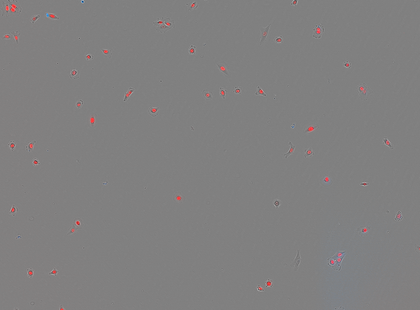
%> input picture TimeSeries_Coregistration/Example_Input_Data/Images/A1/VID297_A1_1_00d00h00m.tif, 420 x 310 px, shrunk from 1408 x 1040 before the run; its folder holds 3 pictures in this run
$ octave main_Serial_Time_Series_Coregistration.m   (GNU Octave 9; MATLAB toolbox functions it lacks are replaced by stand-ins)
%> lines starting %> are read from the running program, lines starting %| are printed output that depends on the picture
### TimeSeries_Coregistration/dftregistration.m


function [output, Co_reg_Image, Co_reg_Mask] = dftregistration(Fixed_I,Moving_I,Moving_M,usfac)
% function [output Greg] = dftregistration(buf1ft,buf2ft,usfac);
% Efficient subpixel image registration by crosscorrelation. This code
% gives the same precision as the FFT upsampled cross correlation in a
% small fraction of the computation time and with reduced memory
% requirements. It obtains an initial estimate of the crosscorrelation peak
% by an FFT and then refines the shift estimation by upsampling the DFT
% only in a small neighborhood of that estimate by means of a
% matrix-multiply DFT. With this procedure all the image points are used to
% compute the upsampled crosscorrelation.
% Manuel Guizar - Dec 13, 2007
%
% Rewrote all code not authored by either Manuel Guizar or Jim Fienup
% Manuel Guizar - May 13, 2016
%
% Citation for this algorithm:
% Manuel Guizar-Sicairos, Samuel T. Thurman, and James R. Fienup,
% "Efficient subpixel image registration algorithms," Opt. Lett. 33,
% 156-158 (2008).
%
% Inputs
% buf1ft    Fourier transform of reference image,
%           DC in (1,1)   [DO NOT FFTSHIFT]
% buf2ft    Fourier transform of image to register,
%           DC in (1,1) [DO NOT FFTSHIFT]
% usfac     Upsampling factor (integer). Images will be registered to
%           within 1/usfac of a pixel. For example usfac = 20 means the
%           images will be registered within 1/20 of a pixel. (default = 1)
%
% Outputs
% output =  [error,diffphase,net_row_shift,net_col_shift]
% error     Translation invariant normalized RMS error between f and g
% diffphase     Global phase difference between the two images (should be
%               zero if images are non-negative).
% net_row_shift net_col_shift   Pixel shifts between images
% Greg      (Optional) Fourier transform of registered version of buf2ft,
%           the global phase difference is compensated for.
%
%
% Copyright (c) 2016, Manuel Guizar Sicairos, James R. Fienup, University of Rochester
% All rights reserved.
%
% Redistribution and use in source and binary forms, with or without
% modification, are permitted provided that the following conditions are
% met:
%
%     * Redistributions of source code must retain the above copyright
%       notice, this list of conditions and the following disclaimer.
%     * Redistributions in binary form must reproduce the above copyright
%       notice, this list of conditions and the following disclaimer in
%       the documentation and/or other materials provided with the distribution
%     * Neither the name of the University of Rochester nor the names
%       of its contributors may be used to endorse or promote products derived
%       from this software without specific prior written permission.
%
% THIS SOFTWARE IS PROVIDED BY THE COPYRIGHT HOLDERS AND CONTRIBUTORS "AS IS"
% AND ANY EXPRESS OR IMPLIED WARRANTIES, INCLUDING, BUT NOT LIMITED TO, THE
% IMPLIED WARRANTIES OF MERCHANTABILITY AND FITNESS FOR A PARTICULAR PURPOSE
% ARE DISCLAIMED. IN NO EVENT SHALL THE COPYRIGHT OWNER OR CONTRIBUTORS BE
% LIABLE FOR ANY DIRECT, INDIRECT, INCIDENTAL, SPECIAL, EXEMPLARY, OR
% CONSEQUENTIAL DAMAGES (INCLUDING, BUT NOT LIMITED TO, PROCUREMENT OF
% SUBSTITUTE GOODS OR SERVICES; LOSS OF USE, DATA, OR PROFITS; OR BUSINESS
% INTERRUPTION) HOWEVER CAUSED AND ON ANY THEORY OF LIABILITY, WHETHER IN
% CONTRACT, STRICT LIABILITY, OR TORT (INCLUDING NEGLIGENCE OR OTHERWISE)
% ARISING IN ANY WAY OUT OF THE USE OF THIS SOFTWARE, EVEN IF ADVISED OF THE
% POSSIBILITY OF SUCH DAMAGE.

if ~exist('usfac','var')
    usfac = 1;
end


% convert to gray level image
if(size(Fixed_I,3)>1)
    Fixed_Image=rgb2gray(Fixed_I);
else
    Fixed_Image=Fixed_I;
end

if(size(Moving_I,3)>1)
    Moving_Image=rgb2gray(Moving_I);
else
    Moving_Image=Moving_I;
end

Fixed=fft2(Fixed_Image);
Moving=fft2(Moving_Image);

[nr,nc]=size(Moving);
Nr = ifftshift(-fix(nr/2):ceil(nr/2)-1);
Nc = ifftshift(-fix(nc/2):ceil(nc/2)-1);

if usfac == 0
    % Simple computation of error and phase difference without registration
    CCmax = sum(Fixed(:).*conj(Moving(:)));
    row_shift = 0;
    col_shift = 0;
elseif usfac == 1
    % Single pixel registration
    CC = ifft2(Fixed.*conj(Moving));
    CCabs = abs(CC);
    [row_shift, col_shift] = find(CCabs == max(CCabs(:)));
    CCmax = CC(row_shift,col_shift)*nr*nc;
    % Now change shifts so that they represent relative shifts and not indices
    row_shift = Nr(row_shift);
    col_shift = Nc(col_shift);
elseif usfac > 1
    % Start with usfac == 2
    CC = ifft2(FTpad(Fixed.*conj(Moving),[2*nr,2*nc]));
    CCabs = abs(CC);
    [row_shift, col_shift] = find(CCabs == max(CCabs(:)),1,'first');
    CCmax = CC(row_shift,col_shift)*nr*nc;
    % Now change shifts so that they represent relative shifts and not indices
    Nr2 = ifftshift(-fix(nr):ceil(nr)-1);
    Nc2 = ifftshift(-fix(nc):ceil(nc)-1);
    row_shift = Nr2(row_shift)/2;
    col_shift = Nc2(col_shift)/2;
    % If upsampling > 2, then refine estimate with matrix multiply DFT
    if usfac > 2,
        %%% DFT computation %%%
        % Initial shift estimate in upsampled grid
        row_shift = round(row_shift*usfac)/usfac;
        col_shift = round(col_shift*usfac)/usfac;
        dftshift = fix(ceil(usfac*1.5)/2); %% Center of output array at dftshift+1
        % Matrix multiply DFT around the current shift estimate
        CC = conj(dftups(Moving.*conj(Fixed),ceil(usfac*1.5),ceil(usfac*1.5),usfac,...
            dftshift-row_shift*usfac,dftshift-col_shift*usfac));
        % Locate maximum and map back to original pixel grid
        CCabs = abs(CC);
        [rloc, cloc] = find(CCabs == max(CCabs(:)),1,'first');
        CCmax = CC(rloc,cloc);
        rloc = rloc - dftshift - 1;
        cloc = cloc - dftshift - 1;
        row_shift = row_shift + rloc/usfac;
        col_shift = col_shift + cloc/usfac;
    end

    % If its only one row or column the shift along that dimension has no
    % effect. Set to zero.
    if nr == 1,
        row_shift = 0;
    end
    if nc == 1,
        col_shift = 0;
    end

end

rg00 = sum(abs(Fixed(:)).^2);
rf00 = sum(abs(Moving(:)).^2);
error = 1.0 - abs(CCmax).^2/(rg00*rf00);
error = sqrt(abs(error));
diffphase = angle(CCmax);

output=[error,diffphase,row_shift,col_shift];

% Compute registered version of buf2ft


Co_reg_Image=zeros(size(Fixed_I),'uint8');
if (nargout > 1)&&(usfac > 0)
    [Nc,Nr] = meshgrid(Nc,Nr);

    for i=1:size(Moving_I,3)
        I=fft2(Moving_I(:,:,i));
        I = I.*exp(1i*2*pi*(-row_shift*Nr/nr-col_shift*Nc/nc));
        I=I*exp(1i*diffphase);
        I=uint8(abs(ifft2(I)));
        Co_reg_Image(:,:,i) = I;
    end

    Mask=fft2(Moving_M);
    Mask = Mask.*exp(1i*2*pi*(-row_shift*Nr/nr-col_shift*Nc/nc));
    Mask=Mask*exp(1i*diffphase);
    Mask=uint8(abs(ifft2(Mask)));
    Co_reg_Mask = Mask;

elseif (nargout > 1)&&(usfac == 0)

    for i=1:size(Moving_I,3)
        I=fft2(Moving_I(:,:,i));
        I=I*exp(1i*diffphase);
        I=uint8(abs(ifft2(I)));
        Co_reg_Image(:,:,i) = I;
    end


    Mask=fft2(Moving_M);
    Mask=Mask*exp(1i*diffphase);
    Mask=uint8(abs(ifft2(Mask)));
    Co_reg_Mask = Mask;
end

return

% [73 lines left out: functions dftups, FTpad, not called in this run]

### TimeSeries_Coregistration/CoRegister_Images.m
function [co_registered_Image,co_registered_Mask] = CoRegister_Images(moving_I,moving_Mask,fixed,Reg_Type,Fillin_Value,GrowthFactor,Iter_No)

% convert to gray level image
if(size(fixed,3)>1)
    Fixed_Image=rgb2gray(fixed);
else
    Fixed_Image=fixed;
end

if(size(moving_I,3)>1)
    Moving_Image=rgb2gray(moving_I);
else
    Moving_Image=moving_I;
end


[TM] = CoRegister(Moving_Image,Fixed_Image,Reg_Type,GrowthFactor,Iter_No);

% apply co-registration matrix to moving image
co_registered_Image=zeros(size(Fixed_Image,1),size(Fixed_Image,2),size(moving_I,3),class(moving_I));
for i=1:size(moving_I,3)
    co_registered_Image(:,:,i) = imwarp((moving_I(:,:,i)),TM,'OutputView',imref2d(size((Fixed_Image))),'FillValues',Fillin_Value);
end

% apply co-registration matrix to moving mask
co_registered_Mask = imwarp((moving_Mask),TM,"nearest" ,'OutputView',imref2d(size((Fixed_Image))),'FillValues',Fillin_Value);

end

### TimeSeries_Coregistration/ListDir.m
%returns either a list of subfolder names in the given folder, or
% a list of file names in the given folder
% If the file extention is given, then only files with that extension will
% be listed, otherwise all files will be listed.
function [List] = ListDir(FolderPath,ListType, extension)
%read the folders contents
if(strcmp(ListType, 'FOLDER'))
    try
        CohortsDir = dir(char(FolderPath));
    catch
        List =[];
        fprintf('Cannot read folder %s.\n',char(FolderPath));
        return
    end
    isub = [CohortsDir(:).isdir];
    List = {CohortsDir(isub).name}';
    List(ismember(List,{'.','..'})) = [];
elseif (strcmpi(ListType , 'FILE'))
    if nargin ==2
        extension='*';
    end
    filetype= strcat('*.',extension);
    FolderPath = fullfile(FolderPath,filetype);
    try
        CohortsDir = dir(char(FolderPath));
    catch
        List =[];
        fprintf('Cannot read folder %s.\n',char(FolderPath));

        return
    end
    isub = ~[CohortsDir(:).isdir];
    List = {CohortsDir(isub).name}';
end
end

### TimeSeries_Coregistration/main_Serial_Time_Series_Coregistration.m
%%%%%%%%%%%%%%%%%%%%%%%%%%%%%%%%%%%%%%%%%%%%%%%%%%%%%%%%%%%%%%%%%%%%%%%%%%%%%%
%       This code will co-register images in time searies sequentially       %
%%%%%%%%%%%%%%%%%%%%%%%%%%%%%%%%%%%%%%%%%%%%%%%%%%%%%%%%%%%%%%%%%%%%%%%%%%%%%%
% There are 2 co-registration methos: crosscorrelation and intensity
% based registration
%
% The code take series images and their segmentation masks as input
% The image and masks must be organized in specific structure (see the
% example input data)
%
% Image and mask names should be the same
% the naming of files should indicate time stamp in order to sort them sequentially
%
%%%%%%%%%%%%%%%%%%%%%%%%%%%%%%%%%%%%%%%%%%%%%%%%%%%%%%%%%%%%%%%%%%%%%%%%%%%%%%

clc;
clear;

% path to the time series images
Timeseries_path='Example_Input_Data\Images';

% path to the time series masks
Masks_path='Example_Input_Data\Masks';

% path to the save location
save_path='Co_registered_images';

% list all time series
[Timeseries_list] = ListDir(Timeseries_path,'FOLDER');
for s=1:size(Timeseries_list,1)

    fprintf('%d : %s\n',s,Timeseries_list{s,1});

    % set pathes
    Co_registered_imagse_Save_Path=fullfile(save_path,'Reg_Images',Timeseries_list{s,1});
    Co_registered_Masks_Save_Path=fullfile(save_path,'Reg_Masks',Timeseries_list{s,1});

    if ~exist(Co_registered_imagse_Save_Path, 'dir'), mkdir (Co_registered_imagse_Save_Path); end
    if ~exist(Co_registered_Masks_Save_Path, 'dir'), mkdir (Co_registered_Masks_Save_Path); end


    % list images within the series and masks
    I_Path=fullfile(Timeseries_path,Timeseries_list{s,1});
    M_Path=fullfile(Masks_path,Timeseries_list{s,1});
    [Images] = ListDir(I_Path,'FILE','tif');
    Images = sort(Images);

    % Read first image and first mask (time 1)
    Fixed_Image_Path=fullfile(I_Path,Images{1,1});
    Fixed_Mask_Path=fullfile(M_Path,Images{1,1});
    Fixed_I=imread(Fixed_Image_Path);
%> Fixed_I is the input picture: size 310x420x3 uint8; mean R, G, B 128.8, 127.9, 128
    Fixed_M=imread(Fixed_Mask_Path);

    % save fixed
    SaveName=fullfile(Co_registered_imagse_Save_Path,Images{1,1});
    imwrite(Fixed_I, SaveName);

    SaveName=fullfile(Co_registered_Masks_Save_Path,Images{1,1});
    imwrite(uint8((Fixed_M)),SaveName);

    % start co-registering following images. Strat from the second
    for i=2:size(Images,1)

        % set pathes to the following image and mask
        [~,FileName,~]=fileparts(Images{i,1});
        MImage_Path=fullfile(I_Path,Images{i,1});
        Mask_Path=fullfile(M_Path,Images{i,1});

        %read the follow image and mask
        [MOVING_I,cmap_I]=imread(MImage_Path);
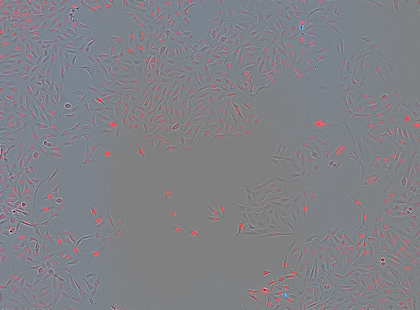
%> input picture TimeSeries_Coregistration/Example_Input_Data/Images/A1/VID297_A1_1_02d12h00m.tif, 420 x 310 px, shrunk from 1408 x 1040 before the run
%> MOVING_I is the input picture: size 310x420x3 uint8; mean R, G, B 128.9, 129.1, 134.7
%> cmap_I = []
        [MOVING_M,cmap_M]=imread(Mask_Path);
%> cmap_M = []


        %------------------------------------------------
        %subpixel image registration by crosscorrelation
        %------------------------------------------------
        usfac = 0; % subpixel parameter (see dftregistration.m file)
        [~, MOVING_I,MOVING_M] = dftregistration(Fixed_I,MOVING_I,MOVING_M,usfac);
%> in dftregistration, `rg00 = sum(abs(Fixed(:)).^2);`: rg00 = 2.78e+14
%> in dftregistration, `rf00 = sum(abs(Moving(:)).^2);`: rf00 = 2.86e+14
%> in dftregistration, `error = 1.0 - abs(CCmax).^2/(rg00*rf00);`: error = 0.0026
%> in dftregistration, `error = sqrt(abs(error));`: error = 0.051
%> in dftregistration, `diffphase = angle(CCmax);`: diffphase = 1.27e-21
%> in dftregistration, `output=[error,diffphase,row_shift,col_shift];`: output = [0.051 1.27e-21 0 0]
%> the loop in dftregistration, `for i=1:size(Moving_I,3)` made 3 passes
%> pass 1, in dftregistration, `I=uint8(abs(ifft2(I)));`:
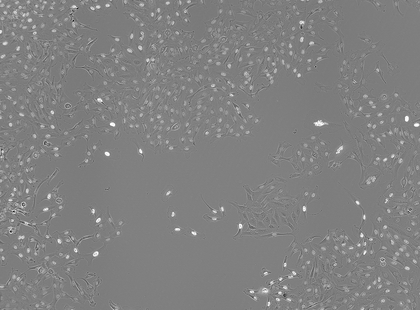
%> I: size 310x420 uint8; min 18, max 255, mean 128.9
%> pass 2, in dftregistration, `I=uint8(abs(ifft2(I)));`:
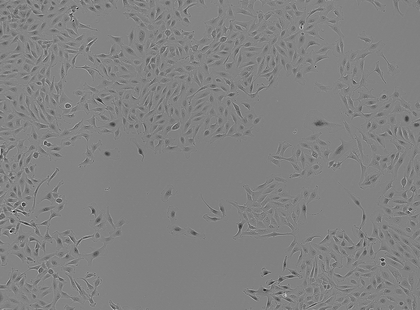
%> I: size 310x420 uint8; min 10, max 215, mean 129.1


        %------------------------------------------------
        % Intensity based co-registration
        %------------------------------------------------
        Reg_Type='similarity';   % 'rigid", 'similarity', or 'affine'
        Fillin_Value=130;  % 130=gray, 255=white, 0=black
        GrowthFactor=2; % gradient Growth Factor
        Iter_No=100;
        [MOVING_I,MOVING_M] = CoRegister_Images(MOVING_I,MOVING_M,Fixed_I,Reg_Type,Fillin_Value,GrowthFactor,Iter_No);
%> the run ends on the next line
